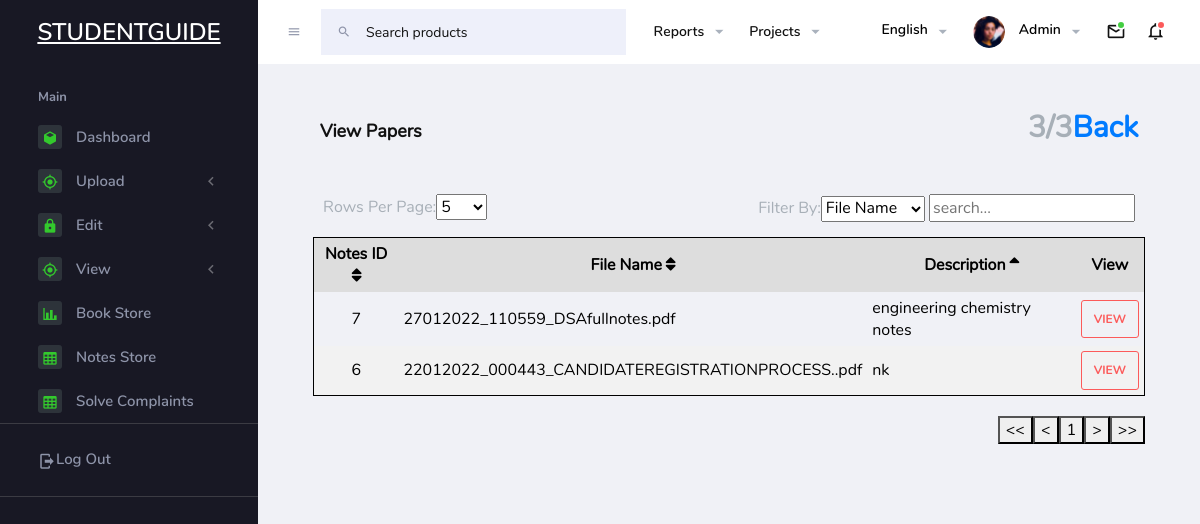
/admin/view_notes2.php?Evaluate_ID=1, run on an earlier commit of the app's database.
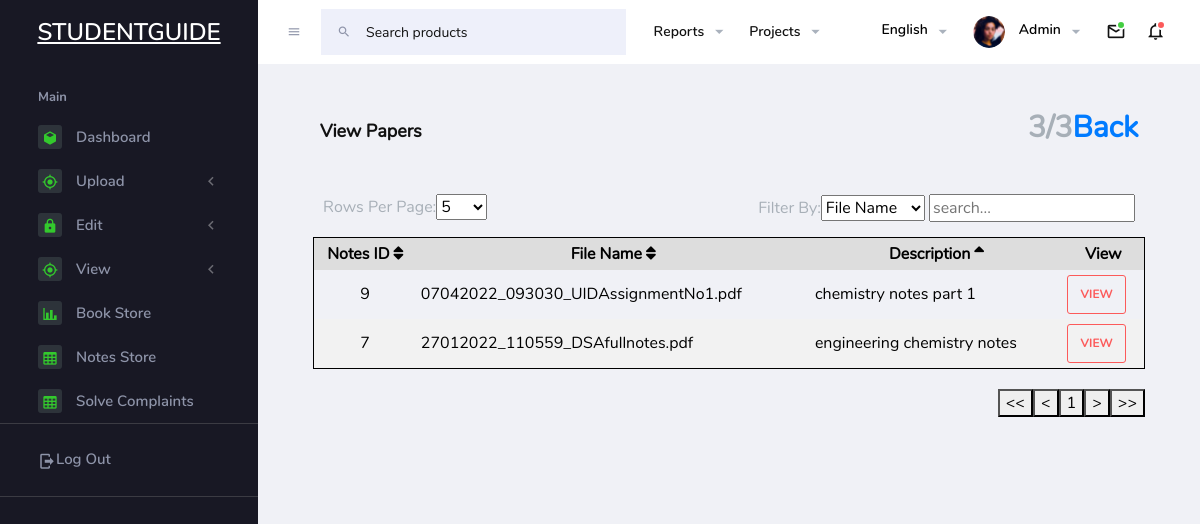
And on a later commit of the database.
### tables this page shows
CREATE TABLE `notes` (
  `nid` int(11) NOT NULL,
  `nFileName` varchar(500) NOT NULL,
  `description` varchar(500) NOT NULL,
  `evaluate_ID` int(11) NOT NULL
);

### admin/view_notes2.php (the view, shortened to what this page needs)
<!DOCTYPE html>
<?php
include "includes/connect.php";
?>
<html>
<head>
  <link href="https://www.jqueryscript.net/css/jquerysctipttop.css" rel="stylesheet" type="text/css">
  <link rel="stylesheet" href="https://maxcdn.bootstrapcdn.com/font-awesome/4.7.0/css/font-awesome.min.css">
    <link rel="stylesheet" href="assets/vendors/mdi/css/materialdesignicons.min.css">
    <link rel="stylesheet" href="assets/vendors/flag-icon-css/css/flag-icon.min.css">
    <link rel="stylesheet" href="assets/vendors/css/vendor.bundle.base.css">
    <link rel="stylesheet" href="assets/vendors/font-awesome/css/font-awesome.min.css" />
    <link rel="stylesheet" href="assets/vendors/bootstrap-datepicker/bootstrap-datepicker.min.css">
    <link rel="stylesheet" href="assets/css/style.css">
</head>
<body>
 <div class="container-scroller">
      <?php include "topnav.php"; ?>
      <div class="container-fluid page-body-wrapper">
        <?php include "sidenav.php"; ?>
<div class="main-panel">
          <div class="content-wrapper">
            <div class="page-header">
              <h3 class="page-title"> View Papers</h3>
              <h1>3/3<a href="selectsemdept.php?Page=ViewPapers">Back</a></h1></div>
              <section id="contact" class="contact">
  <div class="container fl" data-aos="fade-up">
    <table class="tablemanager">
      <thead>
        <tr>
                        <th>Notes ID</th>
                        <th>File Name</th>
                        <th>Description</th>
                        <th>View</th>
                      </tr>
      </thead>
    <tbody>
                      <?php
                      $Evaluate_ID = $_GET['Evaluate_ID'];
                      $query = "SELECT * FROM notes WHERE Evaluate_ID= '$Evaluate_ID'";
                      $query_Notes = mysqli_query($conn, $query);
                      if ($query_Notes) {
                      while ($object = $query_Notes->fetch_object())
                      {
                      ?>
                      <tr>
                       <td><center><?php echo $object->nid?></center></td>
                        <td><?php echo $object->nFileName?></center></td>
                        <td><?php echo $object->description?></td>
                       <td>
                         <form class="form" action="" method="POST"  >
                          <button name="view" type="view" value=<?php echo $object->nid;?> class="btn btn-outline-danger">VIEW</button>
                          </form>
                      </td>
                      </tr>
                      <?php } } ?>
                    </tbody>
  </table>
</div>
</body>
</html>

What changed in the data, as far as the page shows it:
removed notes: nid "6", nFileName "22012022_000443_CANDIDATEREGISTRATIONPROCESS..pdf", description "nk"
added notes: nid "9", nFileName "07042022_093030_UIDAssignmentNo1.pdf", description "chemistry notes part 1"
